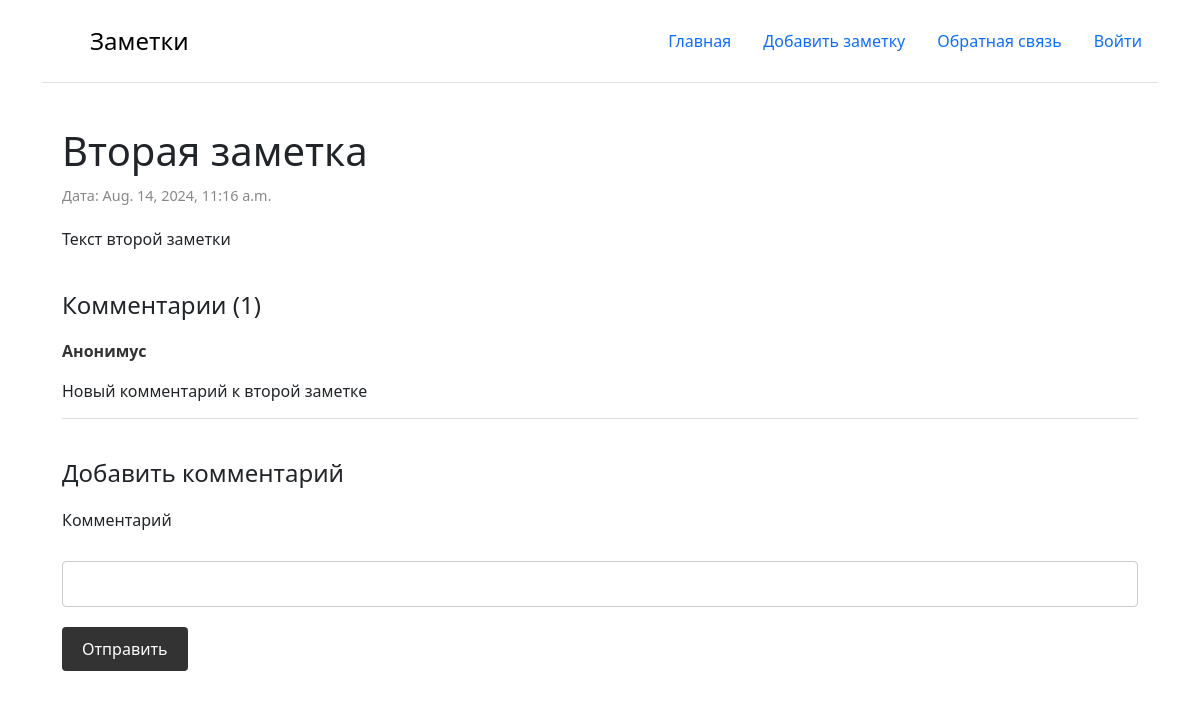
/2, run on the app's committed database.
### core/models.py (models this page shows, shortened)
class Post(models.Model):
    title = models.CharField(max_length=200)
    text = models.TextField()
    created_data = models.DateTimeField(auto_now_add=True)
    category = models.ForeignKey(PostCategory,
                                 blank = True,
                                 null = True,
                                 on_delete=models.SET_NULL,
                                 related_name='category_post')
    class Meta:
        verbose_name = 'Запись'
        verbose_name_plural = 'Записи'

class PostComment(models.Model):
    text = models.TextField(max_length=1000)
    post = models.ForeignKey(Post,
                             on_delete=models.CASCADE,
                             related_name='post_comments')
    class Meta:
        verbose_name = 'Комментарий'
        verbose_name_plural = 'Комментарии'

### core/views.py (the view, shortened to what this page needs)
# urls.py: path('<int:post_id>', post_detail, name='post_detail'),
def post_detail(request, post_id):
    comment_add_form = CommentAddForm()
    post= Post.objects.get(id=post_id)
    comments = PostComment.objects.filter(post=post)
    context = {
        "post": post,
        'comments': comments,
        'comment_add_form': comment_add_form
    }
    return render(request, 'post_detail.html', context)

### core/forms.py
class CommentAddForm(forms.Form):
    text = forms.CharField(max_length=1000, label='Текст')

### templates/post_detail.html (shortened to what this page needs)
{% extends 'base.html' %}
{% block content %}
<div class="container-post">
    <article class="post-content">
        <h1>{{ post.title }}</h1>
        <p class="post-date">Дата: {{ post.created_data }}</p>
        <p>{{ post.text }}</p>
        </article>
    <div class="comments-section">
        <h4>Комментарии ({{comments|length}})</h4>
        {% for comment in comments %}
        <div class="comment">
            <p class="comment-author">Анонимус</p>
            <p class="comment-text">{{ comment.text }}</p>
        </div>
        {% endfor %}
    </div>
    <div class="comment-form">
        <h4>Добавить комментарий</h4>
        <form action="{% url 'post_detail' post.id %}" method="post">
            <label for="{{ comment_add_form.text.id_for_label }}">Комментарий</label><br>
            {{ comment_add_form.text }}
            {{ comment_add_form.text.errors }}<br>
            <button type="submit">Отправить</button>
        </form>
    </div>
</div>
{% endblock %}

### templates/base.html (style rules this page uses)
h1, h2 { margin: 0; padding-bottom: 10px; }
.container-post { max-width: 1200px; margin: 20px auto; padding: 20px; background-color: #fff; border-radius: 8px; }
.post-content { margin-bottom: 40px; }
.post-date { color: #888; font-size: 0.9em; margin-bottom: 20px; }
.comments-section { margin-top: 40px; }
.comments-section h4 { margin-bottom: 20px; }
.comment { margin-bottom: 20px; padding-bottom: 15px; border-bottom: 1px solid #ddd; }
.comment-author { font-weight: bold; color: #333; }
.comment-text { margin: 0; }
.comment-form { margin-top: 40px; }
.comment-form h4 { margin-bottom: 20px; }
.comment-form label { display: block; margin-bottom: 5px; }
.comment-form input, .comment-form textarea { width: 100%; padding: 10px; margin-bottom: 20px; border: 1px solid #ccc; border-radius: 4px; box-sizing: border-box; }
.comment-form button { background-color: #333; color: #fff; padding: 10px 20px; border: none; border-radius: 4px; cursor: pointer; }

### data on the page
Post: title "Вторая заметка", created_data "Aug. 14, 2024, 11:16 a.m.", text "Текст второй заметки"
PostComment: text "Новый комментарий к второй заметке"

### other printed values
{{ comments|length }} "1"
